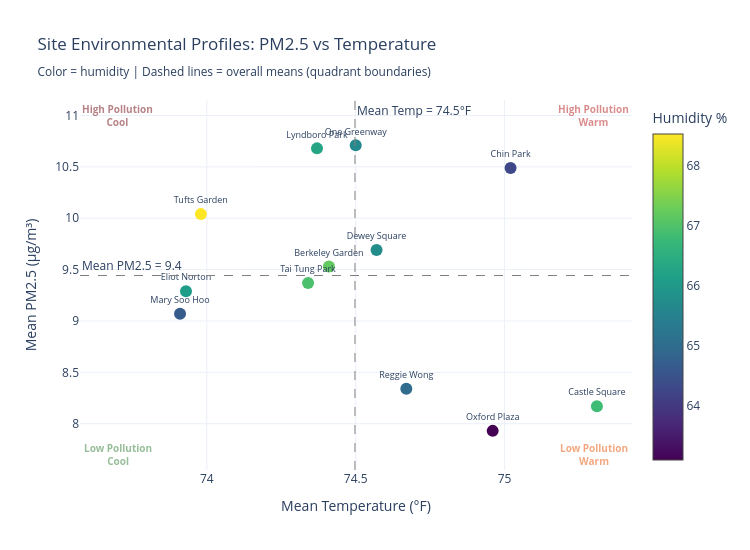

The cell this chart's notebook holds for it:
### Markdown cell above
### 2.1 — Quadrant Analysis: PM2.5 vs Temperature

This is the most intuitive way to visualize sites before clustering. We draw lines at the **overall mean** of PM2.5 and temperature to create four quadrants. Each quadrant tells a story:

| Quadrant | Meaning | Environmental Implication |
|----------|---------|--------------------------|
| Top-Right | High PM2.5 + Warm | Worst compound exposure |
| Top-Left | High PM2.5 + Cool | Polluted but thermally comfortable |
| Bottom-Right | Low PM2.5 + Warm | Clean air but heat-stressed |
| Bottom-Left | Low PM2.5 + Cool | Best overall environment |

> **💡 Teaching Moment:** Quadrant analysis is a simple but powerful technique for presenting 2D data. It transforms a scatter plot into an actionable framework that non-technical stakeholders (city officials, community members) can immediately understand.

### Code cell
# Quadrant scatter: PM2.5 vs Temperature
pm25_avg = site_profiles['pm25_mean'].mean()
temp_avg = site_profiles['temp_mean'].mean()

fig = go.Figure()

# Scatter points with site labels
fig.add_trace(go.Scatter(
    x=site_profiles['temp_mean'], y=site_profiles['pm25_mean'],
    mode='markers+text',
    text=site_profiles['site_name'],
    textposition='top center',
    textfont=dict(size=9),
    marker=dict(size=12, color=site_profiles['humid_mean'],
                colorscale='Viridis', showscale=True,
                colorbar=dict(title='Humidity %')),
    hovertemplate='<b>%{text}</b><br>Temp: %{x:.1f}°F<br>PM2.5: %{y:.1f} µg/m³<extra></extra>'
))

# Quadrant dividers at overall means
fig.add_hline(y=pm25_avg, line_dash='dash', line_color='gray', line_width=1,
              annotation_text=f'Mean PM2.5 = {pm25_avg:.1f}', annotation_position='top left')
fig.add_vline(x=temp_avg, line_dash='dash', line_color='gray', line_width=1,
              annotation_text=f'Mean Temp = {temp_avg:.1f}°F', annotation_position='top right')

# Quadrant labels
fig.add_annotation(x=73.7, y=11.0, text='<b>High Pollution<br>Cool</b>',
                   showarrow=False, font=dict(size=10, color='#6f070f'), opacity=0.5)
fig.add_annotation(x=75.3, y=11.0, text='<b>High Pollution<br>Warm</b>',
                   showarrow=False, font=dict(size=10, color='#b71c1c'), opacity=0.5)
fig.add_annotation(x=73.7, y=7.7, text='<b>Low Pollution<br>Cool</b>',
                   showarrow=False, font=dict(size=10, color='#2e7d32'), opacity=0.5)
fig.add_annotation(x=75.3, y=7.7, text='<b>Low Pollution<br>Warm</b>',
                   showarrow=False, font=dict(size=10, color='#e65100'), opacity=0.5)

fig.update_layout(
    title='Site Environmental Profiles: PM2.5 vs Temperature<br><sub>Color = humidity | Dashed lines = overall means (quadrant boundaries)</sub>',
    xaxis_title='Mean Temperature (°F)',
    yaxis_title='Mean PM2.5 (µg/m³)',
    template='plotly_white',
    width=750, height=550,
    showlegend=False
)
fig.show()

# Print quadrant assignments
print("\n📊 Quadrant Assignments:")
for _, row in site_profiles.iterrows():
    q_pm = 'High' if row['pm25_mean'] > pm25_avg else 'Low'
    q_temp = 'Warm' if row['temp_mean'] > temp_avg else 'Cool'
    print(f"  {row['site_name']:18s} → {q_pm} PM2.5 / {q_temp}  ({row['pm25_mean']:.1f} µg/m³, {row['temp_mean']:.1f}°F)")

### Figure 1 — Plotly figure (JSON) as saved in the notebook; plotly's stock layout.template omitted (floating-point values rounded to 4 significant figures)
{"data": [{"hovertemplate": "<b>%{text}</b><br>Temp: %{x:.1f}°F<br>PM2.5: %{y:.1f} µg/m³<extra></extra>", "marker": {"color": [67.18, 66.81, 64.28, 65.74, 66.09, 65.65, 66.29, 64.67, 63.09, 65.0, 66.96, 68.53], "colorbar": {"title": {"text": "Humidity %"}}, "colorscale": [[0, "#440154"], [0.1111, "#482878"], [0.2222, "#3e4989"], [0.3333, "#31688e"], [0.4444, "#26828e"], [0.5556, "#1f9e89"], [0.6667, "#35b779"], [0.7778, "#6ece58"], [0.8889, "#b5de2b"], [1, "#fde725"]], "showscale": true, "size": 12}, "mode": "markers+text", "text": ["Berkeley Garden", "Castle Square", "Chin Park", "Dewey Square", "Eliot Norton", "One Greenway", "Lyndboro Park", "Mary Soo Hoo", "Oxford Plaza", "Reggie Wong", "Tai Tung Park", "Tufts Garden"], "textfont": {"size": 9}, "textposition": "top center", "type": "scatter", "x": [74.41, 75.31, 75.02, 74.57, 73.93, 74.5, 74.37, 73.91, 74.96, 74.67, 74.34, 73.98], "y": [9.53, 8.17, 10.49, 9.69, 9.29, 10.71, 10.68, 9.07, 7.93, 8.34, 9.37, 10.04]}], "layout": {"annotations": [{"showarrow": false, "text": "Mean PM2.5 = 9.4", "x": 0, "xanchor": "left", "xref": "x domain", "y": 9.443, "yanchor": "bottom", "yref": "y"}, {"showarrow": false, "text": "Mean Temp = 74.5°F", "x": 74.5, "xanchor": "left", "xref": "x", "y": 1, "yanchor": "top", "yref": "y domain"}, {"font": {"color": "#6f070f", "size": 10}, "opacity": 0.5, "showarrow": false, "text": "<b>High Pollution<br>Cool</b>", "x": 73.7, "y": 11}, {"font": {"color": "#b71c1c", "size": 10}, "opacity": 0.5, "showarrow": false, "text": "<b>High Pollution<br>Warm</b>", "x": 75.3, "y": 11}, {"font": {"color": "#2e7d32", "size": 10}, "opacity": 0.5, "showarrow": false, "text": "<b>Low Pollution<br>Cool</b>", "x": 73.7, "y": 7.7}, {"font": {"color": "#e65100", "size": 10}, "opacity": 0.5, "showarrow": false, "text": "<b>Low Pollution<br>Warm</b>", "x": 75.3, "y": 7.7}], "height": 550, "shapes": [{"line": {"color": "gray", "dash": "dash", "width": 1}, "type": "line", "x0": 0, "x1": 1, "xref": "x domain", "y0": 9.443, "y1": 9.443, "yref": "y"}, {"line": {"color": "gray", "dash": "dash", "width": 1}, "type": "line", "x0": 74.5, "x1": 74.5, "xref": "x", "y0": 0, "y1": 1, "yref": "y domain"}], "showlegend": false, "title": {"text": "Site Environmental Profiles: PM2.5 vs Temperature<br><sub>Color = humidity | Dashed lines = overall means (quadrant boundaries)</sub>"}, "width": 750, "xaxis": {"title": {"text": "Mean Temperature (°F)"}}, "yaxis": {"title": {"text": "Mean PM2.5 (µg/m³)"}}}}
